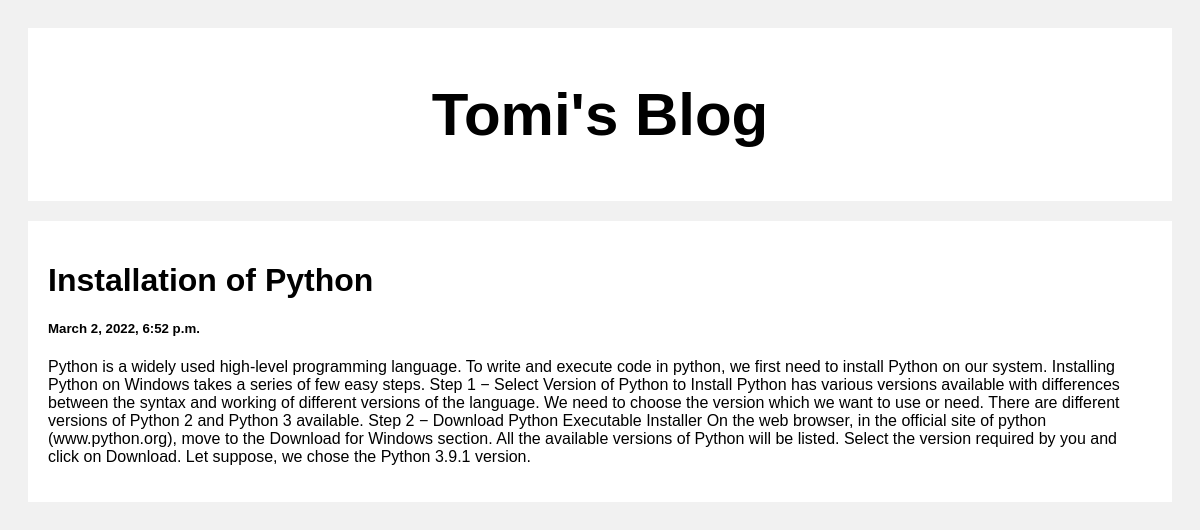
Screenshot of /post/3 with the database file from the repository.
### posts/models.py (models this page shows)
class Post(models.Model):
    title = models.CharField(max_length=100)
    body = models.CharField(max_length=1000000)
    created_at = models.DateTimeField(default=datetime.now, blank=True)

### posts/views.py (the view)
# urls.py: path('post/<str:pk>', views.post, name='post')
def post(request, pk):
    posts = Post.objects.get(id=pk)
    return render(request, 'posts.html', {'posts': posts})

### templates/posts.html (shortened to what this page needs)
<!DOCTYPE html>
<html>
<head>
</head>
<body>
<div class="header">
  <h2>Tomi's Blog</h2>
</div>
<div class="row">
  <div class="leftcolumn">
    <div class="card">
        <h1>{{posts.title}}</h1>
        <h5>{{posts.created_at}}</h5>
        <p>{{posts.body}}</p>
    </div>
  </div>
</div>
</body>
</html>

### templates/posts.html (style rules this page uses)
* { box-sizing: border-box; }
body { font-family: Arial; padding: 20px; background: #f1f1f1; }
.header { padding: 2px; font-size: 40px; text-align: center; background: white; }
.leftcolumn { float: left; width: 100%; }
.card { background-color: white; padding: 20px; margin-top: 20px; }
.row:after { content: ""; display: table; clear: both; }

### rows the page displays
Post: title "Installation of Python", created_at "March 2, 2022, 6:52 p.m.", body "Python is a widely used high-level programming language. To write and execute code in python, we first need to install Python on our system. Installing Python on Windows takes a series of few easy steps. Step 1 − Select Version of Python to Install Python has various versions available with differences between the syntax and working of different versions of the language. We need to choose the version which we want to use or need. There are different versions of Python 2 and Python 3 available. Step 2 − Download Python Executable Installer On the web browser, in the official site of python (www.python.org), move to the Download for Windows section. All the available versions of Python will…"
